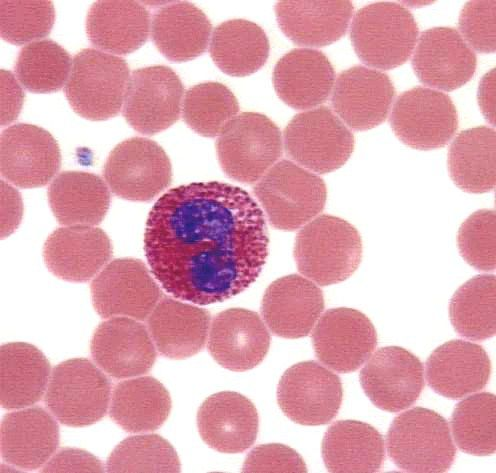
#> input picture Data/Master/darah2.jpg, 496 x 473 px, found by its file name
$ python 'simple shape detection.py'   (Python 2 division)
#> lines starting #> are read from the running program, lines starting #| are printed output that depends on the picture; after the words box and inside, x2 and y2 are one past the last pixel; in counts of white or black regions, pixels touching at a corner belong together
import cv2
import numpy as np

# Read image
im_in = cv2.imread("darah2.jpg", cv2.IMREAD_GRAYSCALE);
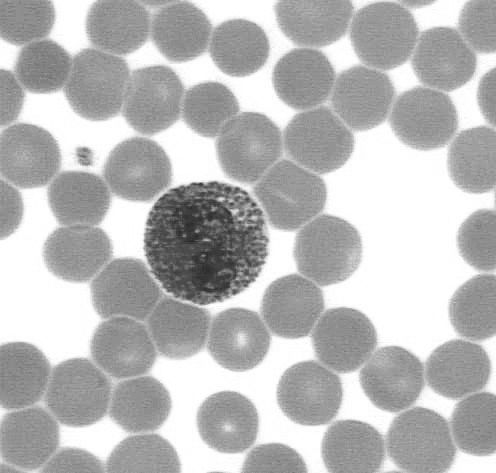
#> im_in: shape (473, 496); min 38, max 255, mean 185.2

# Threshold.
# Set values equal to or above 220 to 0.
# Set values below 220 to 255.

th, im_th = cv2.threshold(im_in, 220, 255, cv2.THRESH_BINARY_INV);
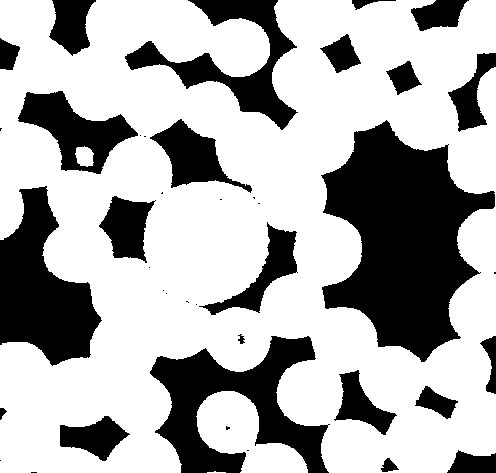
#> im_th: shape (473, 496); 67.9% white; 40 black regions (17 under 20 px), largest, box (x1, y1, x2, y2) and area: (321, 120, 495, 362) 23592, (150, 336, 330, 473) 11098, (0, 186, 102, 366) 10206

# Copy the thresholded image.
im_floodfill = im_th.copy()

# Mask used to flood filling.
# Notice the size needs to be 2 pixels than the image.
h, w = im_th.shape[:2]
#> h = 473; w = 496
mask = np.zeros((h+2, w+2), np.uint8)

# Floodfill from point (0, 0)
cv2.floodFill(im_floodfill, mask, (0,0), 255);

# Invert floodfilled image
im_floodfill_inv = cv2.bitwise_not(im_floodfill)
#> im_floodfill_inv: shape (473, 496); 32.1% white; 40 white regions (17 under 20 px)

# Combine the two images to get the foreground.
im_out = im_th | im_floodfill_inv
#> im_out: shape (473, 496); every value is 255

#img = cv2.imread("darah4.jpg", cv2.IMREAD_GRAYSCALE)
_, threshold = cv2.threshold(im_floodfill_inv, 240, 255, cv2.THRESH_BINARY)
contours, hierarchy = cv2.findContours(threshold, cv2.RETR_TREE, cv2.CHAIN_APPROX_SIMPLE)
#> contours = 41 contours, 17 with area under 20; largest, box (x1, y1, x2, y2) and area: (321, 120, 495, 362) 23215, (150, 336, 330, 473) 10682, (0, 186, 102, 366) 9960, (125, 0, 298, 130) 5975, (18, 91, 138, 174) 4535
font = cv2.FONT_HERSHEY_COMPLEX
nilai_c=1
nilai_e=1
for cnt in contours:
    approx = cv2.approxPolyDP(cnt, 0.001*cv2.arcLength(cnt, True), True)
    cv2.drawContours(im_in, [approx], 0, (0), 5)
    x = approx.ravel()[0]
    y = approx.ravel()[1]

    if 6 < len(approx) < 15:
        cv2.putText(im_in, "Pupil", (x, y), font, 1, (0))
        nilai_e=nilai_e+1
    else:
        cv2.putText(im_in, "Circle", (x, y), font, 1, (0))
        nilai_c=nilai_c+1
#> this loop made 41 passes
#> (approx, x, y) on passes 1, 5, 15, 18, 21, 22, 23, 25, 27, 29: ([[31, 472], [36, 472]], 31, 472), ([[247, 450], [248, 450]], 247, 450), ([[186, 301], [187, 301], [188, 302], [187, 301]], 186, 301), ([[494, 272], [494, 273], [495, 273], [495, 272]], 494, 272), ([[258, 203], [259, 203]], 258, 203), ([[220, 199], [221, 199]], 220, 199), ([[253, 197], [254, 198], [254, 197]], 253, 197), ([[162, 192], [161, 193], [162, 193]], 162, 192), ([[144, 136], [145, 136]], 144, 136), ([[1, 128], [0, 128], [0, 130], [0, 129]], 1, 128)
#> (x, y, nilai_e) on pass 6: (226, 426, 2)
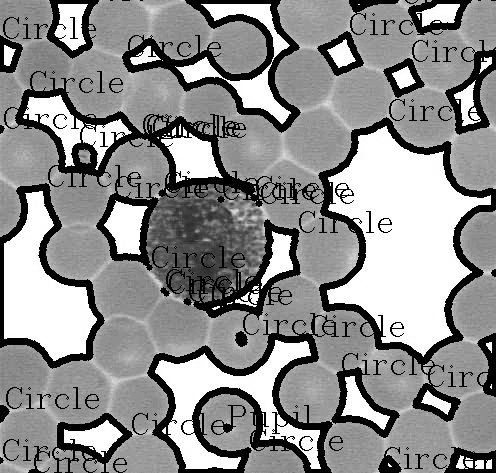
#> im_in: shape (473, 496); min 0, max 255, mean 142.2
#> after the loop, nilai_c = 41; nilai_e = 2

cv2.imshow("shapes", im_in)
cv2.imshow("Threshold", im_floodfill_inv)
print "Jumlah Shell berbentuk Circle adalah =",nilai_c
#| Jumlah Shell berbentuk Circle adalah = 41
print "Jumlah Shell berbentuk Pupil adalah =",nilai_e
#| Jumlah Shell berbentuk Pupil adalah = 2
cv2.waitKey(0)
cv2.destroyAllWindows()
